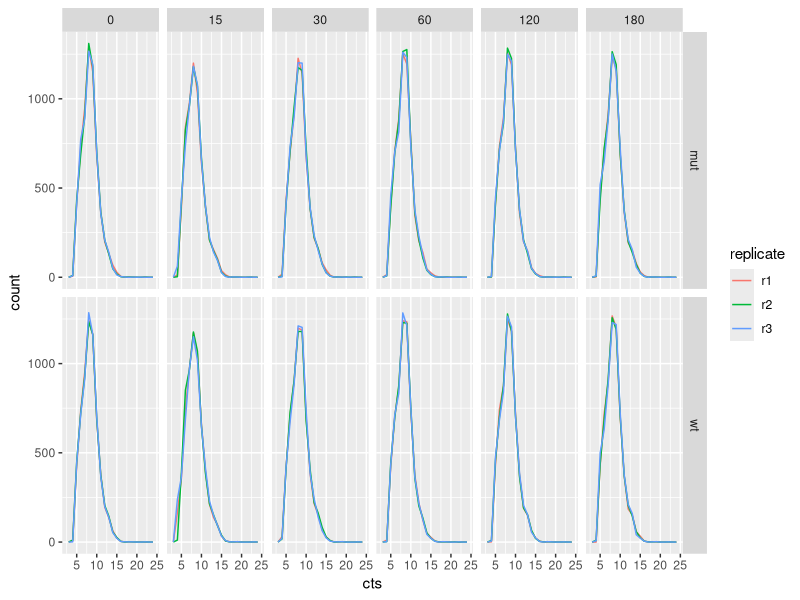
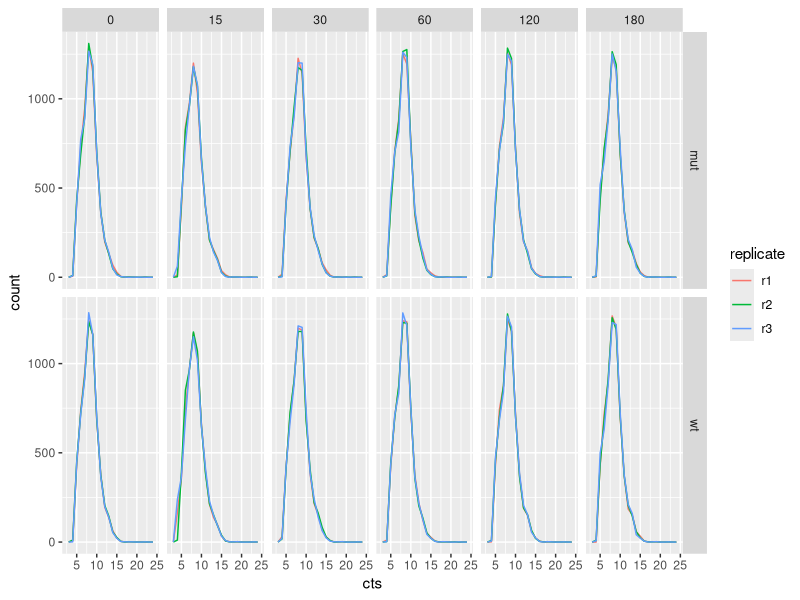
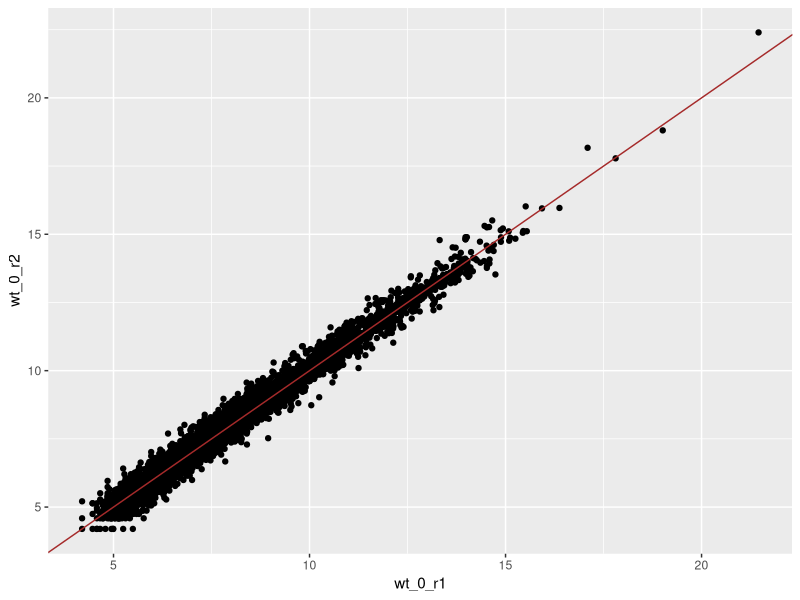
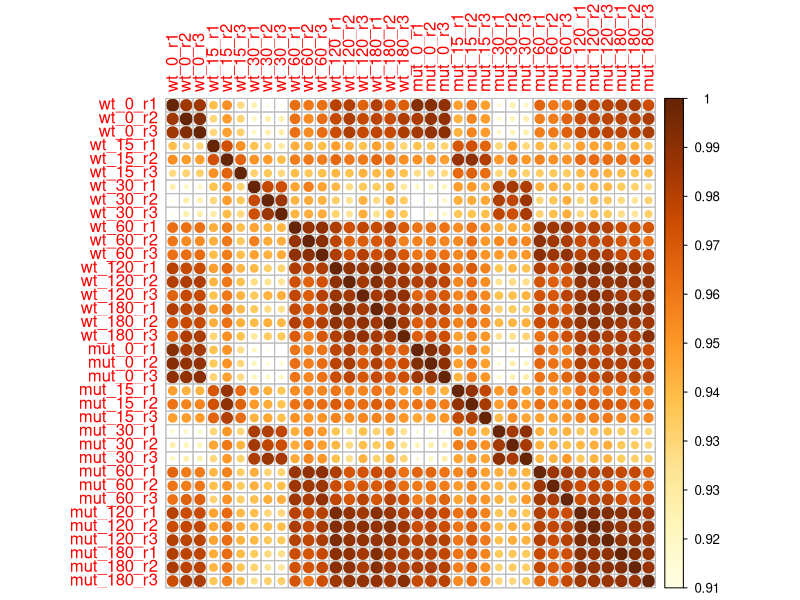
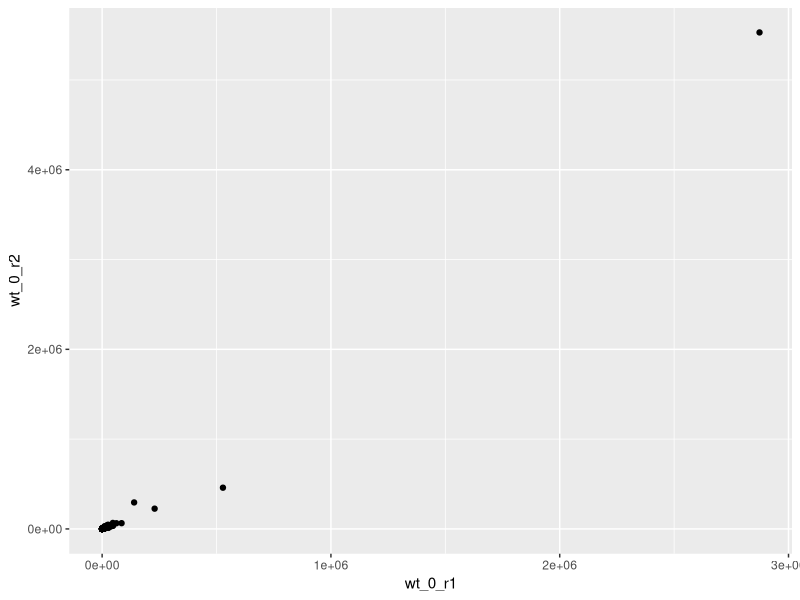
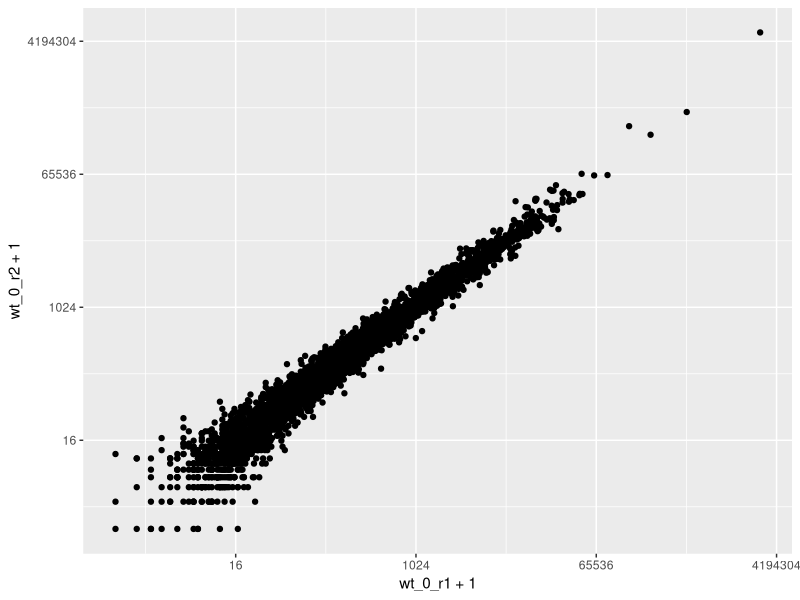
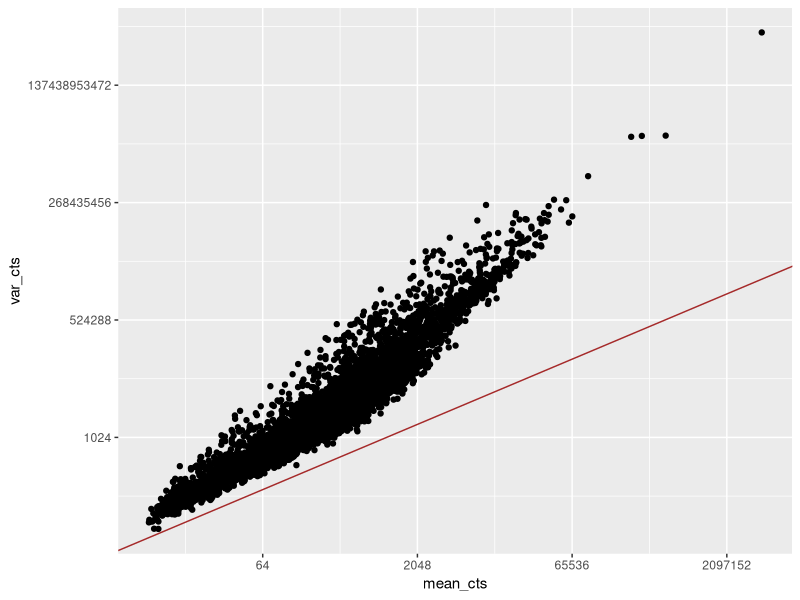
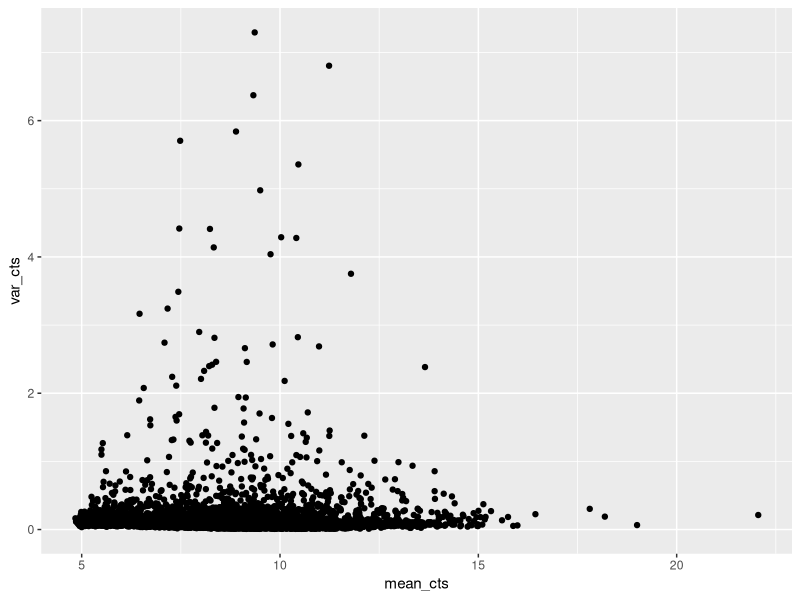

R code for these plots, in order:
## ---- chunk 1
knitr::opts_chunk$set(echo = TRUE, rows.print = 10)
## ---- chunk 2
##### setup ####

# load packages
library(tidyverse)

# read the data
raw_cts <- read_csv("./data/counts_raw.csv")
trans_cts <- read_csv("./data/counts_transformed.csv")
sample_info <- read_csv("./data/sample_info.csv")
test_result <- read_csv("./data/test_result.csv")
## ---- chunk 3
trans_cts %>%
  gather("sample", "cts", -gene) %>% 
  left_join(sample_info, by = "sample") %>% 
  ggplot(aes(cts, colour = replicate)) + 
  geom_freqpoly(binwidth = 1) + 
  facet_grid(strain ~ minute)
## ---- chunk 4
# "gather" the counts data
trans_cts_long <- trans_cts %>% 
  gather("sample", "cts", wt_0_r1:mut_180_r3)

trans_cts_long
## ---- chunk 5
trans_cts_long %>% 
  spread(sample, cts)
## ---- chunk 6
raw_cts_long <- raw_cts %>% 
  gather("sample", "cts", wt_0_r1:mut_180_r3)
## ---- chunk 7
sample_info
## ---- chunk 8
trans_cts_long <- full_join(trans_cts_long, sample_info, by = "sample")

trans_cts_long
## ---- chunk 9
trans_cts_long %>%
  ggplot(aes(cts, colour = replicate)) + 
  geom_freqpoly(binwidth = 1) + 
  facet_grid(strain ~ minute)
## ---- chunk 10
trans_cts %>% 
  ggplot(aes(wt_0_r1, wt_0_r2)) + geom_point() +
  geom_abline(colour = "brown")
## ---- chunk 11
# Calculate all correlations 
trans_cts_corr <- trans_cts %>% 
  # remove the column "gene", which we do not want to calculate correlation on
  select(-gene) %>% 
  # we use Spearman's correlation, a non-parametric metric based on ranks
  cor(method = "spearman")

# Visualise the correlations between the first 5 samples
trans_cts_corr[1:5, 1:5]
## ---- chunk 12
library(corrplot)

corrplot(trans_cts_corr, 
         method = "circle", cl.lim = c(0.8, 1), is.corr = FALSE) 
## ---- chunk 13
raw_cts_long <- raw_cts %>% 
  gather("sample", "cts", -gene) %>% 
  full_join(sample_info, by = "sample")
## ---- chunk 14
summary(raw_cts_long$cts)
summary(trans_cts_long$cts)
## ---- chunk 15
raw_cts %>% 
  ggplot(aes(wt_0_r1, wt_0_r2)) + 
  geom_point()
## ---- chunk 16
# We add a "pseudocount" of 1 to the count data because otherwise log(0) = -Inf
raw_cts %>% 
  ggplot(aes(wt_0_r1 + 1, wt_0_r2 + 1)) + 
  geom_point() +
  scale_x_continuous(trans = "log2") + 
  scale_y_continuous(trans = "log2")
## ---- chunk 17
# Summarise the data and then plot
raw_cts_long %>% 
  # for each gene
  group_by(gene) %>% 
  # get mean and variance
  summarise(mean_cts = mean(cts),
            var_cts = var(cts)) %>% 
  # plot one against the other
  ggplot(aes(mean_cts, var_cts)) +
  geom_point() +
  geom_abline(colour = "brown") +
  scale_x_continuous(trans = "log2") + 
  scale_y_continuous(trans = "log2")
## ---- chunk 18
trans_cts_long %>% 
  group_by(gene) %>% 
  summarise(mean_cts = mean(cts),
            var_cts = var(cts)) %>% 
  ggplot(aes(mean_cts, var_cts)) +
  geom_point()
